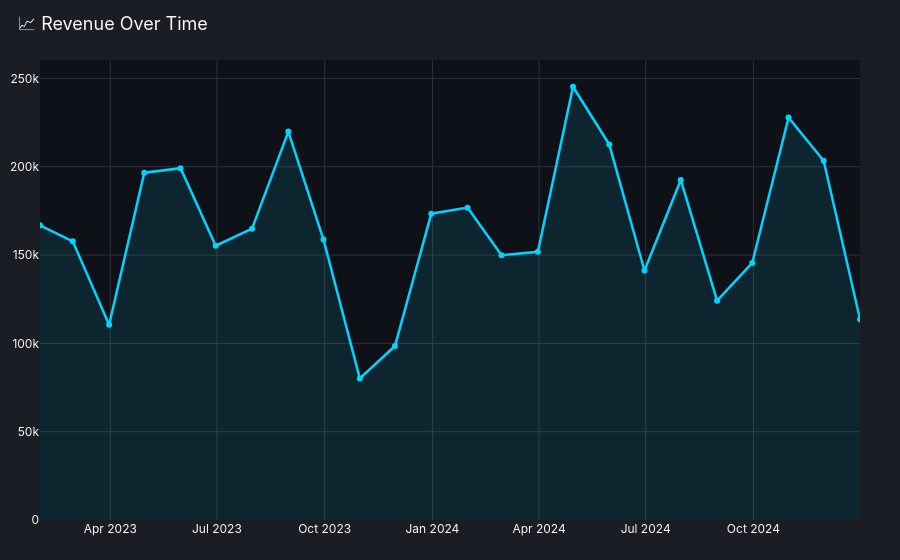
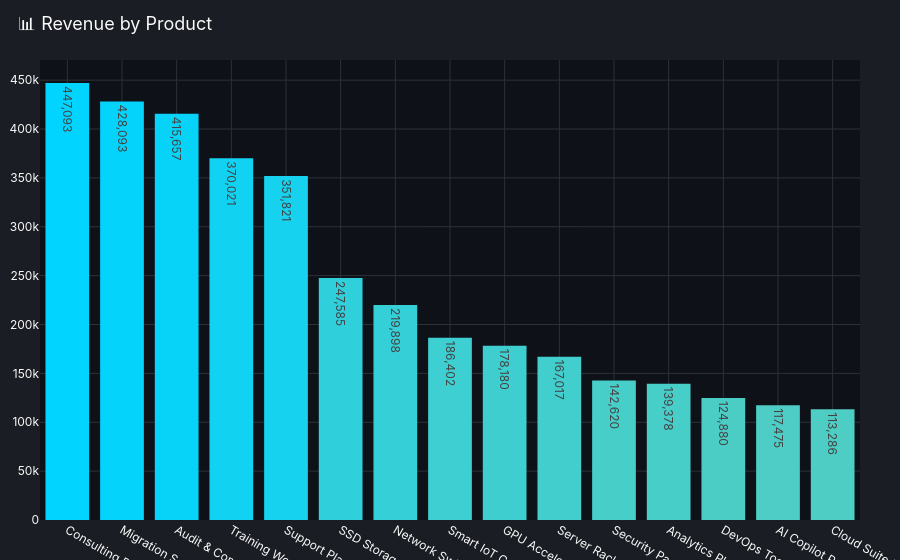
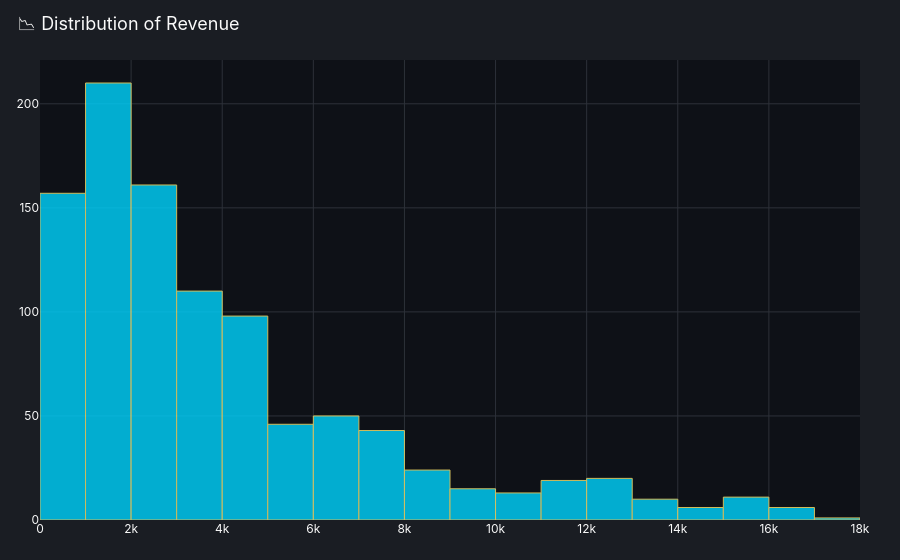
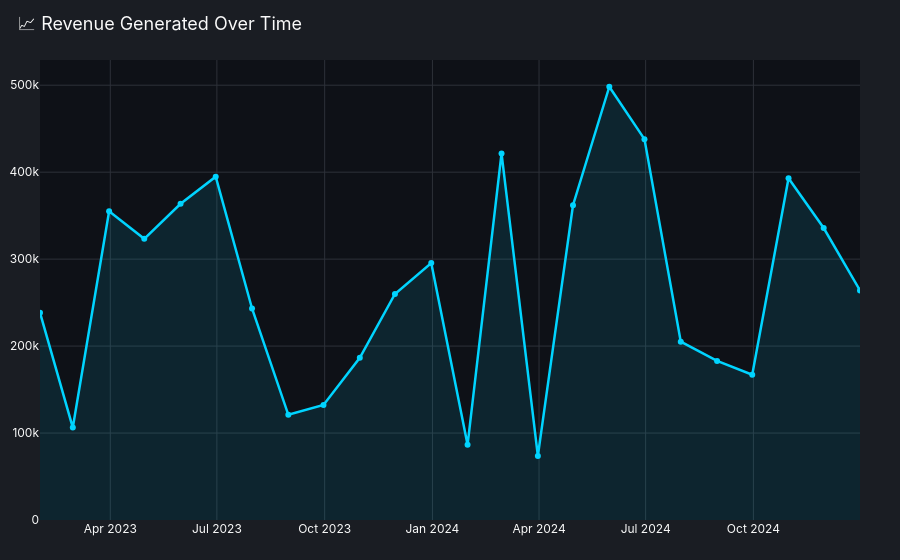

The notebook cell saved with these charts, in order:
### Code cell
# Auto-generated charts for any dataset
from components.charts import auto_generate_charts

for name, detector in detectors.items():
    chart_specs = detector.get_chart_recommendations()
    auto_charts = auto_generate_charts(datasets[name], chart_specs)
    
    print(f"\n📊 Auto-Charts for {name.upper()} ({len(auto_charts)} charts):")
    for title, fig in auto_charts[:3]:  # Show first 3
        fig.show()

### Figure 1 — Plotly figure (JSON) as saved in the notebook; plotly's stock layout.template omitted (floating-point values rounded to 4 significant figures)
{"data": [{"fill": "tozeroy", "fillcolor": "rgba(0, 212, 255, 0.1)", "line": {"color": "#00D4FF", "width": 2.5}, "mode": "lines+markers", "name": "Revenue", "type": "scatter", "x": ["2023-01-31T00:00:00.000000000", "2023-02-28T00:00:00.000000000", "2023-03-31T00:00:00.000000000", "2023-04-30T00:00:00.000000000", "2023-05-31T00:00:00.000000000", "2023-06-30T00:00:00.000000000", "2023-07-31T00:00:00.000000000", "2023-08-31T00:00:00.000000000", "2023-09-30T00:00:00.000000000", "2023-10-31T00:00:00.000000000", "2023-11-30T00:00:00.000000000", "2023-12-31T00:00:00.000000000", "2024-01-31T00:00:00.000000000", "2024-02-29T00:00:00.000000000", "2024-03-31T00:00:00.000000000", "2024-04-30T00:00:00.000000000", "2024-05-31T00:00:00.000000000", "2024-06-30T00:00:00.000000000", "2024-07-31T00:00:00.000000000", "2024-08-31T00:00:00.000000000", "2024-09-30T00:00:00.000000000", "2024-10-31T00:00:00.000000000", "2024-11-30T00:00:00.000000000", "2024-12-31T00:00:00.000000000"], "y": [166800.0, 157800.0, 110500.0, 196600.0, 199200.0, 155300.0, 165000.0, 219900.0, 158800.0, 80160.0, 98540.0, 173400.0, 176900.0, 149900.0, 151900.0, 245300.0, 212500.0, 141300.0, 192500.0, 124200.0, 145500.0, 227900.0, 203400.0, 113700.0]}], "layout": {"font": {"color": "#FAFAFA", "family": "Inter, sans-serif", "size": 12}, "hovermode": "x unified", "legend": {"bgcolor": "rgba(26, 29, 35, 0.8)", "bordercolor": "#2D3139", "borderwidth": 1}, "margin": {"b": 40, "l": 40, "r": 40, "t": 60}, "paper_bgcolor": "#1A1D23", "plot_bgcolor": "#0E1117", "title": {"font": {"color": "#FAFAFA", "family": "Inter, sans-serif", "size": 18}, "text": "📈 Revenue Over Time", "x": 0.02}, "xaxis": {"gridcolor": "#2D3139", "zeroline": false}, "yaxis": {"gridcolor": "#2D3139", "zeroline": false}}}

### Figure 2 — Plotly figure (JSON) as saved in the notebook; plotly's stock layout.template omitted (floating-point values rounded to 4 significant figures)
{"data": [{"marker": {"color": [447100.0, 428100.0, 415700.0, 370000.0, 351800.0, 247600.0, 219900.0, 186400.0, 178200.0, 167000.0, 142600.0, 139400.0, 124900.0, 117500.0, 113300.0], "colorscale": [[0, "#4ECDC4"], [1, "#00D4FF"]]}, "text": ["447,093", "428,093", "415,657", "370,021", "351,821", "247,585", "219,898", "186,402", "178,180", "167,017", "142,620", "139,378", "124,880", "117,475", "113,286"], "textposition": "auto", "type": "bar", "x": ["Consulting Package", "Migration Service", "Audit & Compliance", "Training Workshop", "Support Plan Premium", "SSD Storage 2TB", "Network Switch", "Smart IoT Gateway", "GPU Accelerator Card", "Server Rack Unit", "Security Package", "Analytics Platform", "DevOps Toolkit", "AI Copilot Pro", "Cloud Suite License"], "y": [447100.0, 428100.0, 415700.0, 370000.0, 351800.0, 247600.0, 219900.0, 186400.0, 178200.0, 167000.0, 142600.0, 139400.0, 124900.0, 117500.0, 113300.0]}], "layout": {"font": {"color": "#FAFAFA", "family": "Inter, sans-serif", "size": 12}, "hovermode": "x unified", "legend": {"bgcolor": "rgba(26, 29, 35, 0.8)", "bordercolor": "#2D3139", "borderwidth": 1}, "margin": {"b": 40, "l": 40, "r": 40, "t": 60}, "paper_bgcolor": "#1A1D23", "plot_bgcolor": "#0E1117", "title": {"font": {"color": "#FAFAFA", "family": "Inter, sans-serif", "size": 18}, "text": "📊 Revenue by Product", "x": 0.02}, "xaxis": {"gridcolor": "#2D3139", "zeroline": false}, "yaxis": {"gridcolor": "#2D3139", "zeroline": false}}}

### Figure 3 — Plotly figure (JSON) as saved in the notebook; plotly's stock layout.template omitted (floating-point values rounded to 4 significant figures; data arrays with more than 128 entries replaced by an {"elided": "..."} marker saying what was removed)
{"data": [{"marker": {"color": "#00D4FF", "line": {"color": "#FFE66D", "width": 1}}, "nbinsx": 30, "opacity": 0.8, "type": "histogram", "x": {"elided": "1000 float values"}}], "layout": {"font": {"color": "#FAFAFA", "family": "Inter, sans-serif", "size": 12}, "hovermode": "x unified", "legend": {"bgcolor": "rgba(26, 29, 35, 0.8)", "bordercolor": "#2D3139", "borderwidth": 1}, "margin": {"b": 40, "l": 40, "r": 40, "t": 60}, "paper_bgcolor": "#1A1D23", "plot_bgcolor": "#0E1117", "title": {"font": {"color": "#FAFAFA", "family": "Inter, sans-serif", "size": 18}, "text": "📉 Distribution of Revenue", "x": 0.02}, "xaxis": {"gridcolor": "#2D3139", "zeroline": false}, "yaxis": {"gridcolor": "#2D3139", "zeroline": false}}}

### Figure 4 — Plotly figure (JSON) as saved in the notebook; plotly's stock layout.template omitted (floating-point values rounded to 4 significant figures)
{"data": [{"fill": "tozeroy", "fillcolor": "rgba(0, 212, 255, 0.1)", "line": {"color": "#00D4FF", "width": 2.5}, "mode": "lines+markers", "name": "Revenue Generated", "type": "scatter", "x": ["2023-01-31T00:00:00.000000000", "2023-02-28T00:00:00.000000000", "2023-03-31T00:00:00.000000000", "2023-04-30T00:00:00.000000000", "2023-05-31T00:00:00.000000000", "2023-06-30T00:00:00.000000000", "2023-07-31T00:00:00.000000000", "2023-08-31T00:00:00.000000000", "2023-09-30T00:00:00.000000000", "2023-10-31T00:00:00.000000000", "2023-11-30T00:00:00.000000000", "2023-12-31T00:00:00.000000000", "2024-01-31T00:00:00.000000000", "2024-02-29T00:00:00.000000000", "2024-03-31T00:00:00.000000000", "2024-04-30T00:00:00.000000000", "2024-05-31T00:00:00.000000000", "2024-06-30T00:00:00.000000000", "2024-07-31T00:00:00.000000000", "2024-08-31T00:00:00.000000000", "2024-09-30T00:00:00.000000000", "2024-10-31T00:00:00.000000000", "2024-11-30T00:00:00.000000000", "2024-12-31T00:00:00.000000000"], "y": [238400.0, 106300.0, 354900.0, 323300.0, 363700.0, 394800.0, 243300.0, 121000.0, 132400.0, 186500.0, 260000.0, 295500.0, 86450.0, 421600.0, 73720.0, 362000.0, 498200.0, 438000.0, 205100.0, 182900.0, 167000.0, 393000.0, 335800.0, 264000.0]}], "layout": {"font": {"color": "#FAFAFA", "family": "Inter, sans-serif", "size": 12}, "hovermode": "x unified", "legend": {"bgcolor": "rgba(26, 29, 35, 0.8)", "bordercolor": "#2D3139", "borderwidth": 1}, "margin": {"b": 40, "l": 40, "r": 40, "t": 60}, "paper_bgcolor": "#1A1D23", "plot_bgcolor": "#0E1117", "title": {"font": {"color": "#FAFAFA", "family": "Inter, sans-serif", "size": 18}, "text": "📈 Revenue Generated Over Time", "x": 0.02}, "xaxis": {"gridcolor": "#2D3139", "zeroline": false}, "yaxis": {"gridcolor": "#2D3139", "zeroline": false}}}
